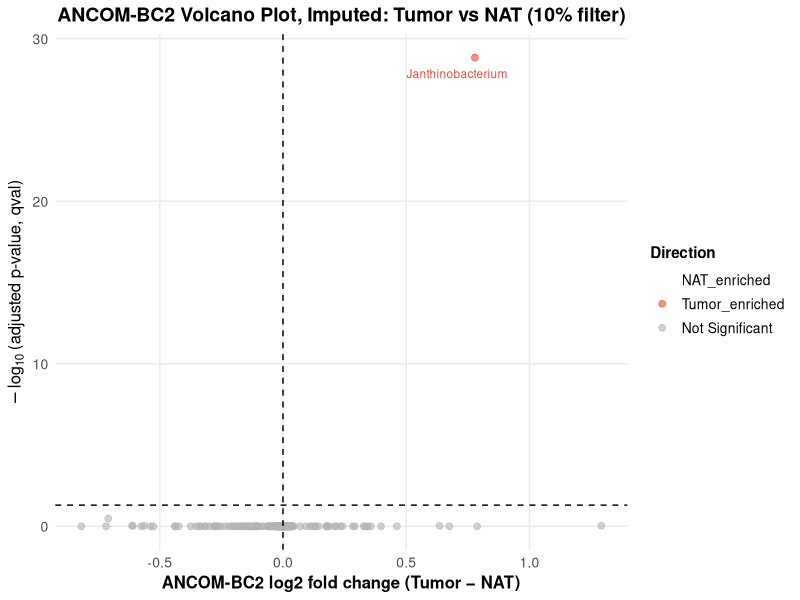
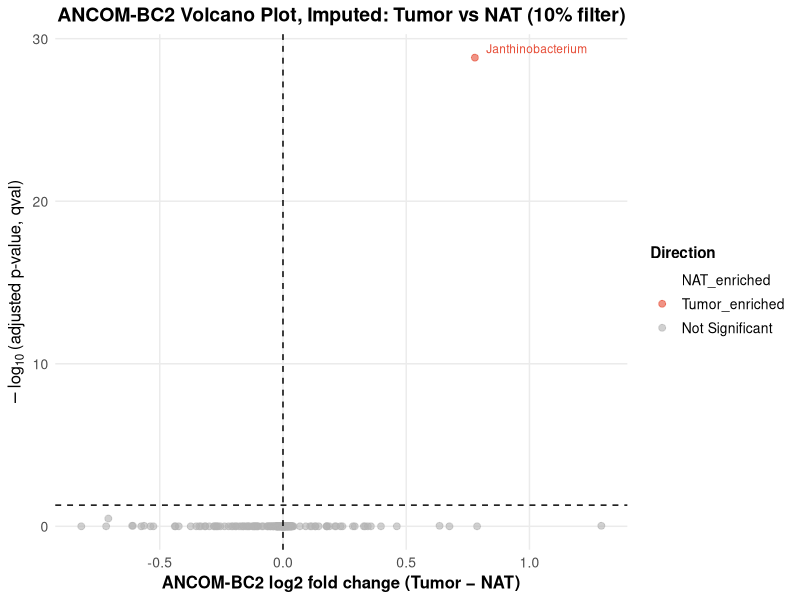
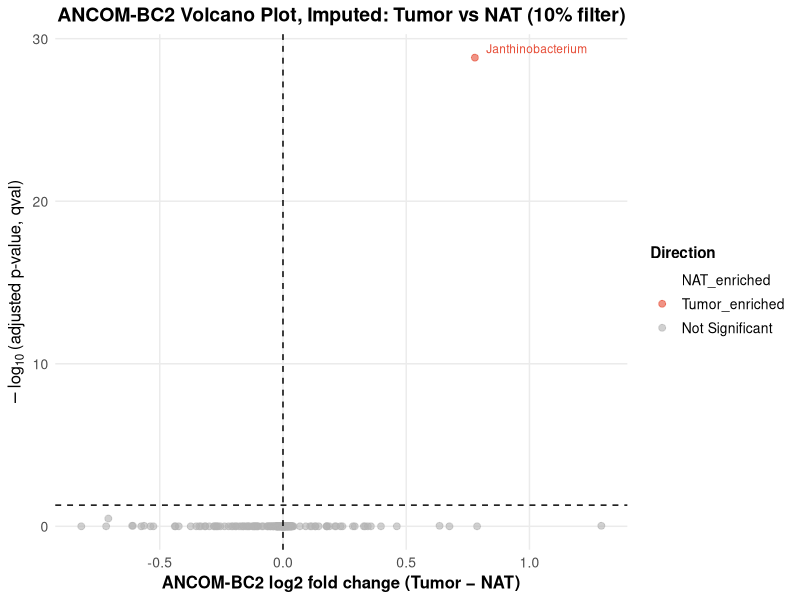

R code for these plots, in order:
setwd("C:/Users/sanyu/OneDrive/Desktop/Breast_new/Viz/ANCOM")

library(ggplot2)
library(ggrepel)
library(dplyr)

# Load the data (full ANCOM-BC2 table with all taxa)
# Expecting columns like:
# taxon, lfc_(Intercept), lfc_GroupTumor, ..., lfc, qval, diff, diff_robust,
# significant, direction, etc.
data <- read.csv("imp10pct.csv", header = TRUE)

# Use qval (for GroupTumor) as the adjusted p-value
padj_cutoff <- 0.05

# Add padj, -log10(padj) and direction label
data <- data %>%
  mutate(
    # adjusted p-value
    padj = qval,
    
    # Y-axis: -log10(adjusted p-value)
    neglog10padj = -log10(padj),
    
    # Direction based on lfc sign + padj
    direction_label = case_when(
      padj < padj_cutoff & lfc > 0 ~ "Tumor_enriched",
      padj < padj_cutoff & lfc < 0 ~ "NAT_enriched",
      TRUE                         ~ "Not Significant"
    )
  )

# Decide which taxa to label:
# If there are significant taxa, label those,
# otherwise label top 10 by lowest padj
n_significant <- sum(data$padj < padj_cutoff, na.rm = TRUE)

if (n_significant > 0) {
  label_data <- data %>%
    filter(padj < padj_cutoff)
  cat("Found", n_significant, "significant genera to label\n")
} else {
  label_data <- data %>%
    arrange(padj) %>%
    slice_head(n = 10)
  cat("No significant genera found. Labeling top 10 by padj\n")
}

# Keep only finite values for plotting
plot_data <- data %>%
  filter(is.finite(lfc), is.finite(neglog10padj))

# Ordered factor for legend
plot_data$direction_label <- factor(
  plot_data$direction_label,
  levels = c("NAT_enriched", "Tumor_enriched", "Not Significant")
)

# Color palette
dir_cols <- c(
  "Tumor_enriched"  = "#E64B35",  # Red
  "NAT_enriched"    = "#4DBBD5",  # Blue
  "Not Significant" = "grey70"    # Grey
)

# Volcano plot
volcano_ancom <- ggplot(plot_data,
                        aes(x = lfc,
                            y = neglog10padj)) +
  
  # Points colored by direction
  geom_point(aes(color = direction_label),
             size = 2,
             alpha = 0.6) +
  
  # Manual colors
  scale_color_manual(
    values = dir_cols,
    name   = "Direction",
    drop   = FALSE
  ) +
  
  # Horizontal line at padj = 0.05
  geom_hline(
    yintercept = -log10(padj_cutoff),
    linetype   = "dashed",
    color      = "black",
    linewidth  = 0.5
  ) +
  
  # Vertical line at lfc = 0
  geom_vline(
    xintercept = 0,
    linetype   = "dashed",
    color      = "black",
    linewidth  = 0.5
  ) +
  
  # Labels for significant genera (or top 10)
  geom_text_repel(
    data = label_data,
    aes(label = taxon, color = direction_label),
    size          = 3,
    max.overlaps  = 20,
    box.padding   = 0.5,
    point.padding = 0.3,
    segment.color = "grey50",
    segment.size  = 0.2,
    show.legend   = FALSE
  ) +
  
  # Titles and axis labels
  labs(
    title = "ANCOM-BC2 Volcano Plot, Imputed: Tumor vs NAT (10% filter)",
    x     = "ANCOM-BC2 log2 fold change (Tumor − NAT)",
    y     = expression(-log[10]~"(adjusted p-value, qval)")
  ) +
  
  # Clean theme
  theme_minimal() +
  theme(
    plot.title       = element_text(hjust = 0.5, face = "bold", size = 14),
    axis.title       = element_text(size = 12, face = "bold"),
    axis.text        = element_text(size = 10),
    legend.title     = element_text(size = 11, face = "bold"),
    legend.text      = element_text(size = 10),
    legend.position  = "right",
    panel.grid.minor = element_blank()
  )

# Show plot
print(volcano_ancom)

# Save plot
ggsave("vpimp10pct_ancom.png", plot = volcano_ancom,
       width = 10, height = 8, dpi = 300)
ggsave("vpimp10pct_ancom.pdf", plot = volcano_ancom,
       width = 10, height = 8)
